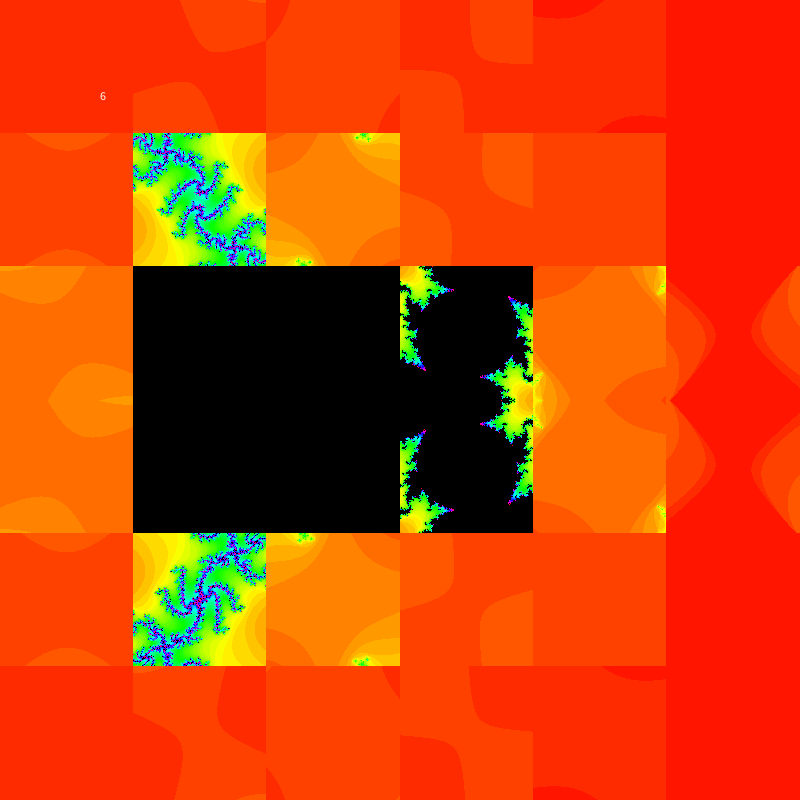
Frame 1 (no input)
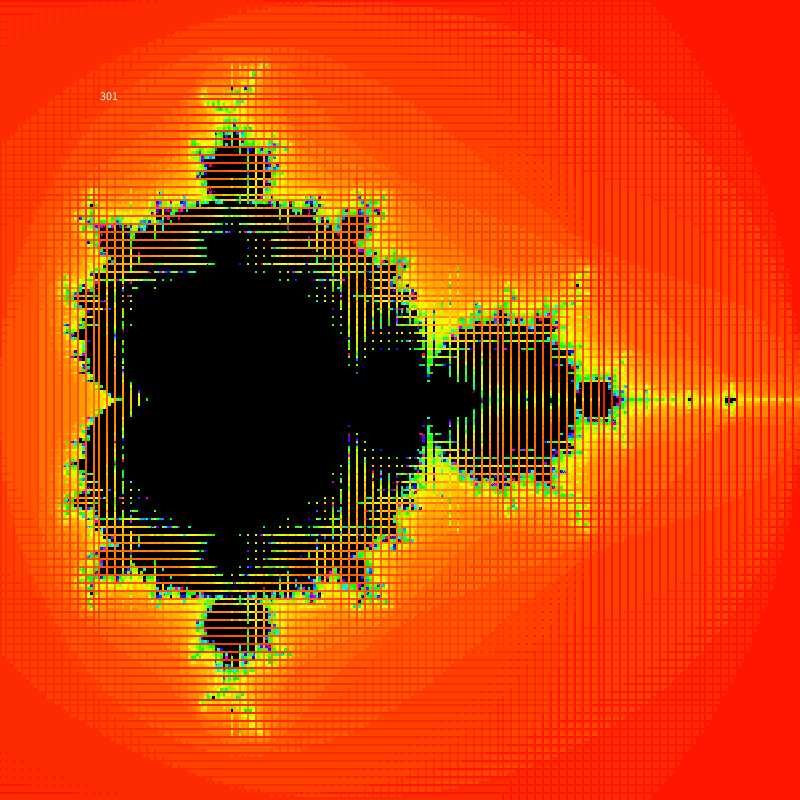
Frame 60 (the mouse pressed at the canvas centre just before this capture)
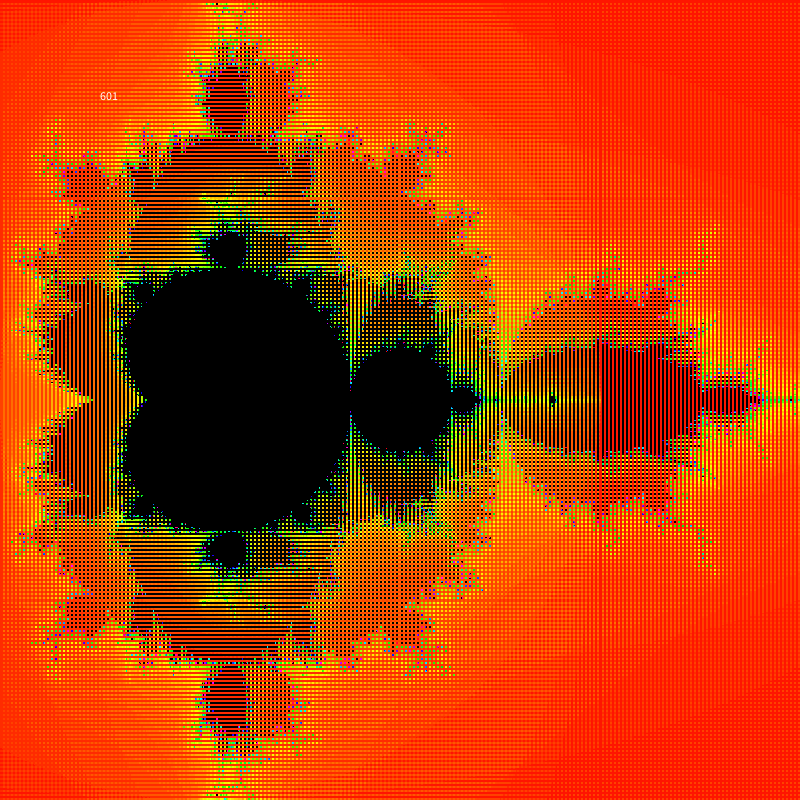
Frame 120 (the mouse held since frame 60 and released just before this capture)

The Processing sketch that drew these frames (run headless with seeded random() and noise(); from frame 60 on, the mouse is pressed at the canvas centre):

// Processing sketch: Mandelbrot_of_Julias
// ── Mandelbrot_of_Julias.pde
float s=1.5;
int max=70;
int part=1;
int i=0;
int j=0;

void setup(){ 
  size(800,800);  
  pixelDensity(1);
  colorMode(HSB,1);
}

int Julia_f(int x, int y){
  int iter=0;
  float pull=s/part;
  float za = map(x,j*width/part,(j+1)*width/part,-pull,pull);
  float zb = map(y,i*height/part,(i+1)*height/part,-pull,pull);
  float ca=  map(width/4,j*width/part,(j+1)*width/part,-pull,pull);
  float cb= map(height/2,i*height/part,(i+1)*height/part,-pull,pull);
  while(iter < max &&    za*za+zb*zb <= 4){
    float tmp = za*za-zb*zb + ca;
    zb = 2*za*zb + cb;  
    za = tmp;
    iter++;
  }
  if(iter == max) return max;
  else return iter;
}

void draw() {
  if (part<1000) part=part+5;
  loadPixels();
  i=0;
  j=0;
  while(i<part){
    while(j<part){
      for(int y = i*height/part; y < (i+1)*height/part; y++){
          for(int x = j*width/part; x < (j+1)*width/part; x++){
               if(Julia_f(x,y) == max)   pixels[x+y*width]=color(0);
               else                      pixels[x+y*width]=color(float(Julia_f(x,y))/max,255,255);
          }
      }
      j++;
    }
    j=0;i++;
  }
    updatePixels();
    text(part,100,100);
} 
